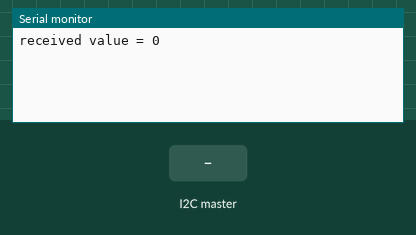
This sketch was run on a simulated Arduino Uno, built with avr-gcc and run on an emulated ATmega328P. On the bench: the last lines printed to the serial monitor. The test bench sets the inputs (shaded band).

Above: at 1.2 s.
1.3 s: the I2C master sends the byte 1
At 2.6 s:
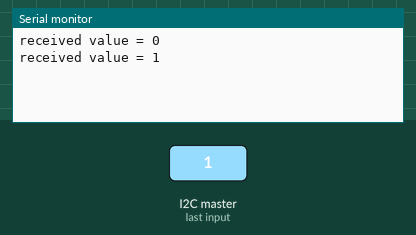
2.8 s: the I2C master sends the byte 2
At 4.7 s:
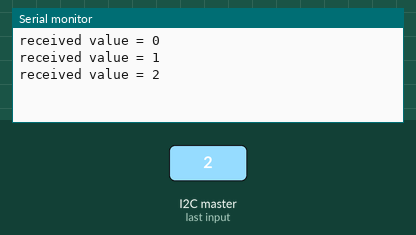
Timing chart, 0 to 6.2 s (numbered marks = the images above; inputs shaded):
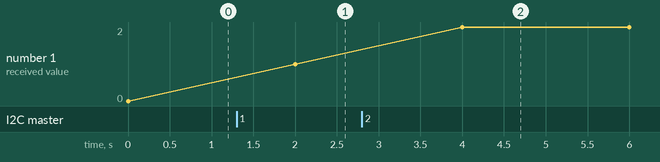

Measured:
- after the input at 1.3 s, the serial monitor: prints a new line after 0.70 s (image 1)
- after the input at 2.8 s, the serial monitor: prints a new line after 1.2 s (image 2)
- plotted number 1: 0 → 1 after the input at 1.3 s, 1 → 2 after the input at 2.8 s

The sketch:

slave.ino
```cpp
//this code will run on the arduino that receives information
#include<Wire.h>
int receivedX = 0;
void setup()
{
  Serial.begin(9600);
  // Start the I2C Bus as Slave on address 9
  Wire.begin(9);
  // Attach a function to trigger when something is received.
  Wire.onReceive(receiveEvent);
}
void receiveEvent(int bytes)
{
  receivedX = Wire.read();    // read/receives one character from the I2C
}
void loop()
{
   Serial.print("received value = ");
   Serial.println(receivedX);
   delay(2000);
}
```
